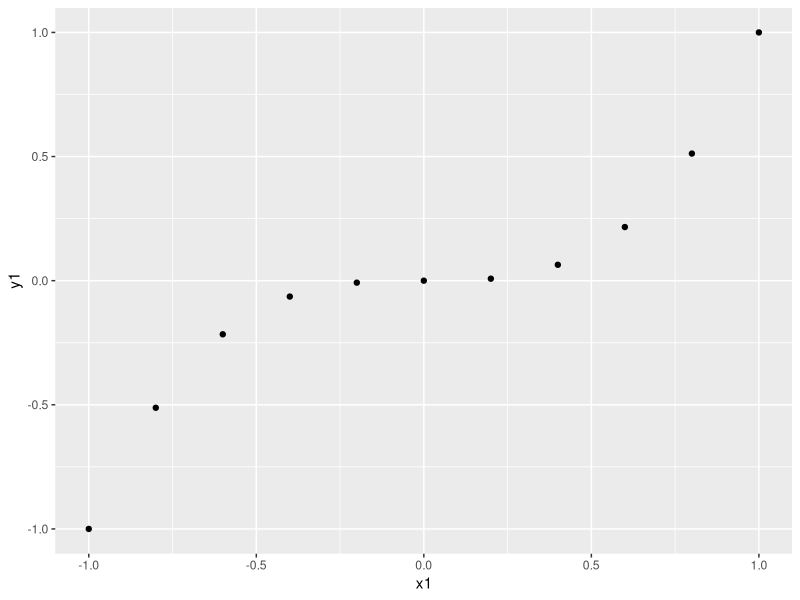
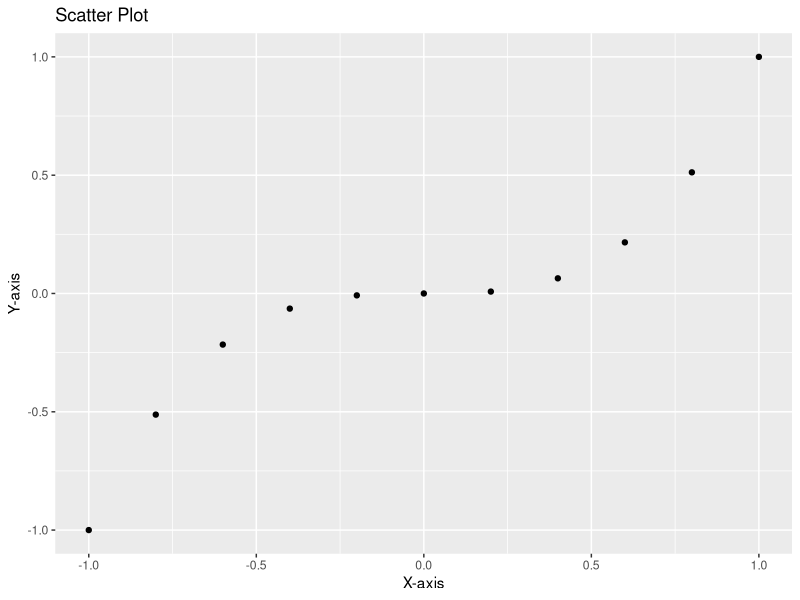
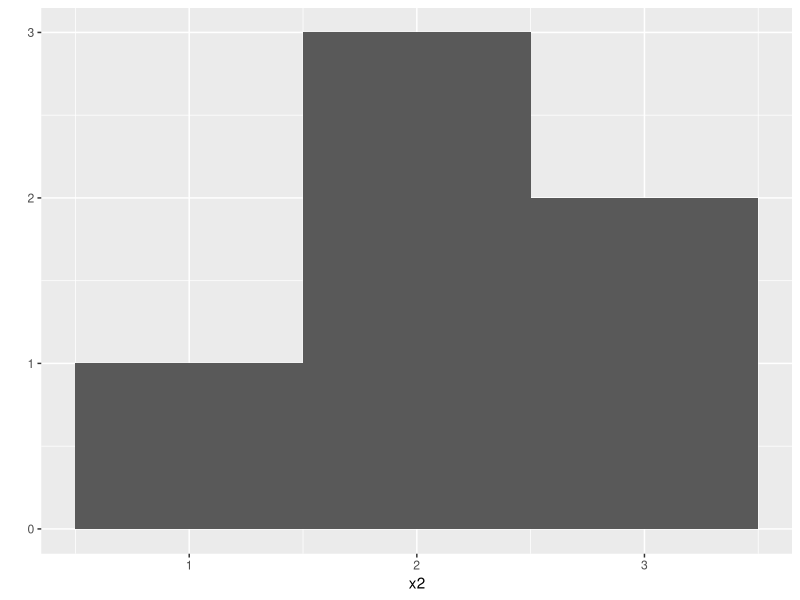
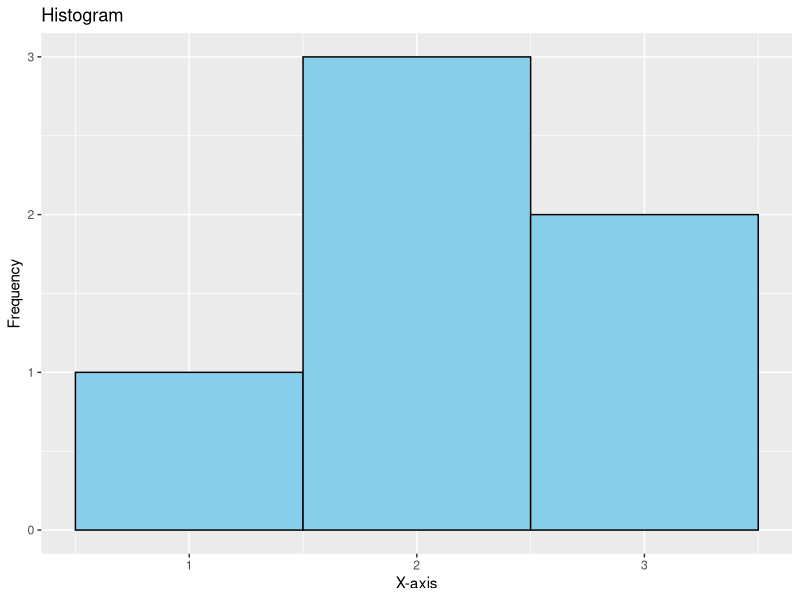
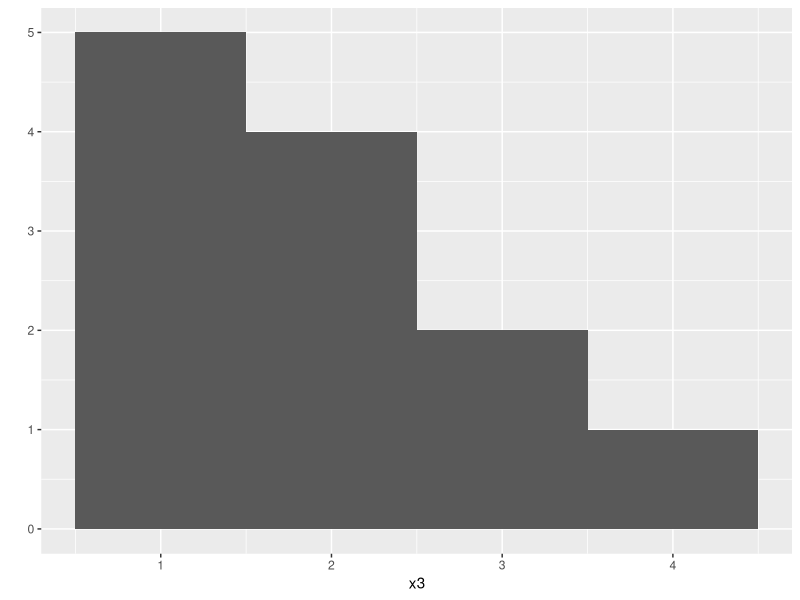
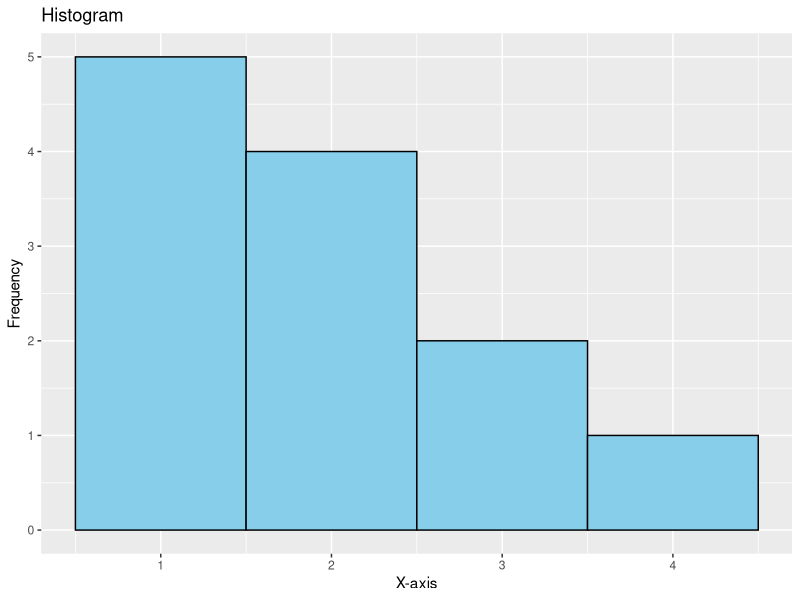
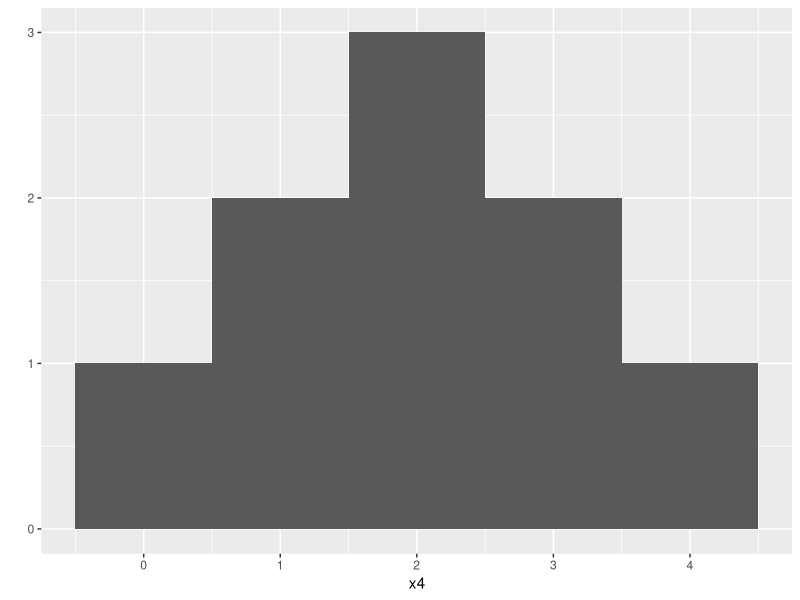
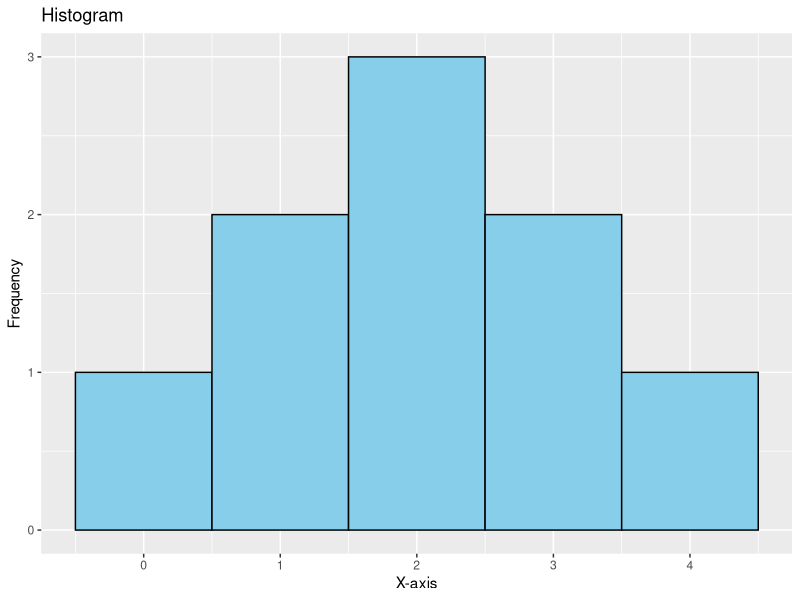

Write R code to recreate these figures, in order.
## ---- chunk 1
print(1 + 1)
## ---- chunk 2
print(100:130)
## ---- chunk 3
print(5 - 1)
## ---- chunk 4
# 3 % 5
# Error: unexpected input in "3 % 5"
## ---- chunk 5
# Basic arithmetic
print(2 * 3)

print(4 - 1)   

print(6 / (4 - 1))

## ---- chunk 6
# Exercise
# 1
print(15 + 2)

# 2
print(17 * 3)

# 3
print(51 - 6)

# 4
print(45 / 3)
## ---- chunk 7
1:6
## ---- chunk 8
a <- 1

a + 1
## ---- chunk 9
die <- 1:6
die
## ---- chunk 10
ls()
## ---- chunk 11
die - 1

die / 2

die *  die
## ---- chunk 12
1:2

1:4

die

die + 1:2
die + 1:4
# Warning message:
# In die + 1:4 : longer object length is not a multiple of shorter object length
## ---- chunk 13
c(1, 2)

die  * c(1, 2)

# inner multiplication
die %*% die

# outer multiplication
die %o% die

die
## ---- chunk 14

## ---- chunk 15

## ---- chunk 16
die <- 1:6
dice <- sample(die, size = 2, replace = TRUE)
sum(dice)
## ---- chunk 17
# my_function <- function() {}

die <- 1:6
dice <- sample(die, size = 2, replace = TRUE)
sum(dice)

roll <- function() {
  die <- 1:6
  dice  <- sample(die, size = 2, replace = TRUE)
  sum(dice)
}

# to call the function write its name followed by parentheses
roll()

# without parentheses 
# R will print information about the function
roll

# function() {
#  die <- 1:6
#  dice  <- sample(die, size = 2, replace = TRUE)
#  sum(dice)
# }
# <bytecode: 0x55b1c7281a58>

# Here’s some code that would display a result:
dice
1+1
sqrt(2)

# Here’s some code that would not:
dice <- sample(die, size =  2, replace = TRUE)
two <- 1 + 1
a  <- sqrt(2)
## ---- chunk 18
roll <- function() {
  die <- 1:6
  dice  <- sample(die, size = 2, replace = TRUE)
  sum(dice)
}

roll()


roll2 <- function() {
  dice <- sample(bones, size = 2, replace  = TRUE)
  sum(dice)
}

# roll2()
# Error in roll2() : object 'bones' not found


roll3 <- function(bones) {
  dice <- sample(bones, size = 2, replace = TRUE)
  sum(dice)
}

roll3(bones = 1:4)
roll3(bones = 1:6)
roll3(1:20)

roll2 <- function(bones = 1:6) {
  dice <- sample(bones, size = 2, replace = TRUE)
  sum(dice)
}

roll4 <- function(bones = 1:6) {
  dice <- sample(bones, size = 2, replace = TRUE)
  sum(dice)
}

roll4()
## ---- chunk 19
# install.packages("tidyverse")
# remove.packages("ggplot2")
library(tidyverse)

# SCATTER PLOT

# qplot - without brackets prints details about the function

x1 <- c(-1, -0.8, -0.6, -0.4, -0.2, 0, 0.2,0.4, 0.6,  0.8, 1)
x1

y1 <- x1^3
y1

qplot(x1, y1)
# `qplot()` was deprecated in ggplot2 3.4.0.

# Using ggplot function instead

## Create a data frame from the vectors
data1 <- data.frame(x1, y1)

ggplot(data1, aes(x = x1, y = y1)) +
  geom_point() +
  labs(title = "Scatter Plot", x = "X-axis", y = "Y-axis")


# HISTOGRAM

x2 <- c(1, 2, 2, 2, 3, 3)
qplot(x2, binwidth = 1)

# Using ggplot function instead
data2 <- data.frame(x2)

ggplot(data2, aes(x = x2)) +
  geom_histogram(binwidth = 1, fill = "skyblue", color = "black") +
  labs(title = "Histogram", x = "X-axis", y = "Frequency")


x3 <- c(1, 1, 1, 1, 1, 2, 2, 2, 2, 3, 3, 4)
qplot(x3, binwidth = 1)

# Using ggplot function instead
data3 <- data.frame(x3)
ggplot(data3, aes(x = x3)) +
  geom_histogram(binwidth = 1, fill = "skyblue", color = "black") +
  labs(title = "Histogram", x = "X-axis", y = "Frequency")

# Exercise - (Visualize a Histogram)
x4 <- c(0, 1, 1, 2, 2, 2, 3, 3, 4)
qplot(x4, binwidth = 1)


data4 <- data.frame(x4)
ggplot(data4, aes(x = x4)) +
  geom_histogram(binwidth = 1, fill = "skyblue", color = "black") +
  labs(title = "Histogram", x = "X-axis", y = "Frequency")


# replicate function
replicate(3, 1 + 1)

roll <- function() {
  die <- 1:6
  dice  <- sample(die, size = 2, replace = TRUE)
  sum(dice)
}

replicate(10, roll())

rolls <- replicate(10000, roll())

qplot(rolls, binwidth = 1)


data5 <- data.frame(rolls)
ggplot(data5, aes(x = rolls)) +
  geom_histogram(binwidth = 1, fill = "skyblue", color = "black") +
  labs(title = "Histogram", x = "X-axis", y = "Frequency")
